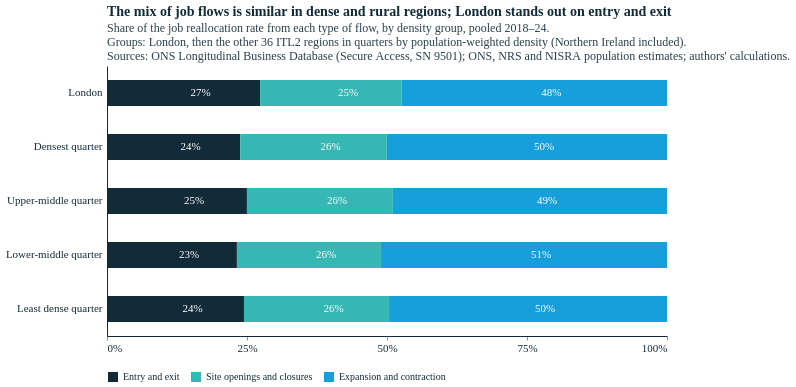

The cell this chart's notebook holds for it:
### Code cell
# 100% stacked: share of each group's reallocation from each type of flow, 2018-24.
# Groups: London, then the other 36 regions in quarters by population-weighted density pooled over 2018-24 (pwd_pool, as in the 2018-24 scatter).
SH_YRS = (2018, 2024)
nl_ = d[~LONDON(d)].copy()                      # d = 2018-24 frame from the density scatter (41 regions)
nl_["q"] = pd.qcut(nl_.pwd_pool, 4, labels=["Least dense quarter", "Lower-middle quarter", "Upper-middle quarter", "Densest quarter"]).astype(str)
GROUP_S = {**dict(zip(nl_.itl2_code, nl_.q)), **{c_: "London" for c_ in d[LONDON(d)].itl2_code}}
comp_s = (jf[jf.year.between(*SH_YRS) & jf.itl2_code.isin(GROUP_S)].assign(g=lambda x: x.itl2_code.map(GROUP_S))
            .groupby("g")[FLOWS + ["emp_avg"]].sum())
cb_s = pd.DataFrame({k: 100 * comp_s[c_].sum(axis=1) / comp_s.emp_avg for k, c_ in COMPONENTS.items()}).loc[ORDER]
sh = cb_s.div(cb_s.sum(axis=1), axis=0) * 100
print("Reallocation rate by group, 2018–24:", cb_s.sum(axis=1).round(1).to_dict()); print(sh.round(1).to_string())

def round100(row):                               # whole-number labels that add to exactly 100
    fl = np.floor(row.values); rem = row.values - fl; k = int(round(100 - fl.sum()))
    fl[np.argsort(-rem)[:k]] += 1; return pd.Series(fl, index=row.index)
lab_int = sh.apply(round100, axis=1)

ls = sh.reset_index(names="dgroup").melt(id_vars="dgroup", var_name="flow", value_name="share")
ls = ls.merge(lab_int.reset_index(names="dgroup").melt(id_vars="dgroup", var_name="flow", value_name="lab"), on=["dgroup", "flow"])
ls["order"] = ls.flow.map({f: i for i, f in enumerate(FORDER)})
share_bars = alt.layer(
    alt.Chart(ls).mark_bar(height=26).encode(
        y=alt.Y("dgroup:N", sort=ORDER, title=None, axis=alt.Axis(labelLimit=260)),
        x=alt.X("share:Q", stack="normalize", title=None, axis=alt.Axis(format="%", values=[0, 0.25, 0.5, 0.75, 1])),
        color=alt.Color("flow:N", scale=alt.Scale(domain=FORDER, range=FCOLS), legend=alt.Legend(title=None, orient="bottom")),
        order=alt.Order("order:Q"),
        tooltip=["dgroup:N", "flow:N", alt.Tooltip("share:Q", format=".1f", title="Share of reallocation (%)")]),
    alt.Chart(ls).transform_stack(stack="share", groupby=["dgroup"], as_=["x0", "x1"], sort=[alt.SortField("order")], offset="normalize")
       .transform_calculate(mid="(datum.x0 + datum.x1) / 2", txt="format(datum.lab, '.0f') + '%'")
       .mark_text(color="white", fontSize=11).encode(y=alt.Y("dgroup:N", sort=ORDER), x=alt.X("mid:Q"), text="txt:N"),
).properties(title=alt.Title("The mix of job flows is similar in dense and rural regions; London stands out on entry and exit",
    subtitle=["Share of the job reallocation rate from each type of flow, by density group, pooled 2018–24.",
              "Groups: London, then the other 36 ITL2 regions in quarters by population-weighted density (Northern Ireland included).", SOURCE]))
styles.save(share_bars, str(FIG), "reallocation_density_components_share", width=560, height=270)
share_bars.properties(width=560, height=270)

### Figure 1 — Vega-Lite specification as saved in the notebook (floating-point values rounded to 4 significant figures)
{"config": {"background": "#fff", "font": "Circular Std", "text": {"color": "#122b39", "font": "Circular Std", "align": "left", "dx": 7, "dy": 0, "fontSize": 11}, "view": {"stroke": null, "continuousWidth": 350, "continuousHeight": 280, "discreteWidth": 400, "discreteHeight": 300}, "bar": {"color": "#179fdb"}, "line": {"color": "#e6224b"}, "rule": {"color": "#122b39"}, "point": {"filled": true, "size": 80, "color": "#e6224b", "opacity": 0.95}, "geoshape": {"stroke": "white", "strokeWidth": 0.3}, "axis": {"labelColor": "#122b39", "labelFontSize": 11, "labelFont": "Circular Std", "tickColor": "#122b39", "tickOpacity": 0.5, "domainColor": "#122b39", "domainOpacity": 1, "gridColor": "#122b39", "gridDash": [2, 2], "gridOpacity": 0.5, "title": null, "titleColor": "#122b39", "tickSize": 4, "grid": false, "domain": true}, "axisXDiscrete": {"grid": false, "labelAngle": 0, "tickCount": 10, "tickOpacity": 0.5, "title": null}, "axisYDiscrete": {"ticks": false, "labelPadding": 5, "grid": false}, "axisXTemporal": {"grid": false, "ticks": true}, "axisXQuantitative": {"grid": false}, "axisYQuantitative": {"gridColor": "#122b39", "gridDash": [1, 5], "gridOpacity": 0.5, "ticks": false, "labelPadding": 5, "tickCount": 8, "grid": false}, "title": {"color": "#122b39", "subtitleColor": "#122b39E6", "font": "Circular Std", "subtitleFont": "Circular Std", "anchor": "start", "frame": "group", "fontSize": 14, "subtitleFontSize": 12, "subtitlePadding": 4, "offset": 0}, "legend": {"titleColor": "#122b39", "labelColor": "#122b39"}}, "layer": [{"mark": {"type": "bar", "height": 26}, "encoding": {"color": {"field": "flow", "legend": {"orient": "bottom", "title": null}, "scale": {"domain": ["Entry and exit", "Site openings and closures", "Expansion and contraction"], "range": ["#122b39", "#36b7b4", "#179fdb"]}, "type": "nominal"}, "order": {"field": "order", "type": "quantitative"}, "tooltip": [{"field": "dgroup", "type": "nominal"}, {"field": "flow", "type": "nominal"}, {"field": "share", "format": ".1f", "title": "Share of reallocation (%)", "type": "quantitative"}], "x": {"axis": {"format": "%", "values": [0, 0.25, 0.5, 0.75, 1]}, "field": "share", "stack": "normalize", "title": null, "type": "quantitative"}, "y": {"axis": {"labelLimit": 260}, "field": "dgroup", "sort": ["London", "Densest quarter", "Upper-middle quarter", "Lower-middle quarter", "Least dense quarter"], "title": null, "type": "nominal"}}}, {"mark": {"type": "text", "color": "white", "fontSize": 11}, "encoding": {"text": {"field": "txt", "type": "nominal"}, "x": {"field": "mid", "type": "quantitative"}, "y": {"field": "dgroup", "sort": ["London", "Densest quarter", "Upper-middle quarter", "Lower-middle quarter", "Least dense quarter"], "type": "nominal"}}, "transform": [{"groupby": ["dgroup"], "stack": "share", "offset": "normalize", "sort": [{"field": "order"}], "as": ["x0", "x1"]}, {"calculate": "(datum.x0 + datum.x1) / 2", "as": "mid"}, {"calculate": "format(datum.lab, '.0f') + '%'", "as": "txt"}]}], "data": {"name": "data-ab5c3a2f56eee51524b8a7e0f8043010"}, "height": 270, "title": {"text": "The mix of job flows is similar in dense and rural regions; London stands out on entry and exit", "subtitle": ["Share of the job reallocation rate from each type of flow, by density group, pooled 2018–24.", "Groups: London, then the other 36 ITL2 regions in quarters by population-weighted density (Northern Ireland included).", "Sources: ONS Longitudinal Business Database (Secure Access, SN 9501); ONS, NRS and NISRA population estimates; authors' calculations."]}, "width": 560, "$schema": "https://vega.github.io/schema/vega-lite/v5.20.1.json", "datasets": {"data-ab5c3a2f56eee51524b8a7e0f8043010": [{"dgroup": "London", "flow": "Entry and exit", "share": 27.34, "lab": 27.0, "order": 0}, {"dgroup": "Densest quarter", "flow": "Entry and exit", "share": 23.79, "lab": 24.0, "order": 0}, {"dgroup": "Upper-middle quarter", "flow": "Entry and exit", "share": 24.99, "lab": 25.0, "order": 0}, {"dgroup": "Lower-middle quarter", "flow": "Entry and exit", "share": 23.2, "lab": 23.0, "order": 0}, {"dgroup": "Least dense quarter", "flow": "Entry and exit", "share": 24.46, "lab": 24.0, "order": 0}, {"dgroup": "London", "flow": "Site openings and closures", "share": 25.28, "lab": 25.0, "order": 1}, {"dgroup": "Densest quarter", "flow": "Site openings and closures", "share": 26.16, "lab": 26.0, "order": 1}, {"dgroup": "Upper-middle quarter", "flow": "Site openings and closures", "share": 26.05, "lab": 26.0, "order": 1}, {"dgroup": "Lower-middle quarter", "flow": "Site openings and closures", "share": 25.72, "lab": 26.0, "order": 1}, {"dgroup": "Least dense quarter", "flow": "Site openings and closures", "share": 25.91, "lab": 26.0, "order": 1}, {"dgroup": "London", "flow": "Expansion and contraction", "share": 47.37, "lab": 48.0, "order": 2}, {"dgroup": "Densest quarter", "flow": "Expansion and contraction", "share": 50.04, "lab": 50.0, "order": 2}, {"dgroup": "Upper-middle quarter", "flow": "Expansion and contraction", "share": 48.96, "lab": 49.0, "order": 2}, {"dgroup": "Lower-middle quarter", "flow": "Expansion and contraction", "share": 51.08, "lab": 51.0, "order": 2}, {"dgroup": "Least dense quarter", "flow": "Expansion and contraction", "share": 49.63, "lab": 50.0, "order": 2}]}}
